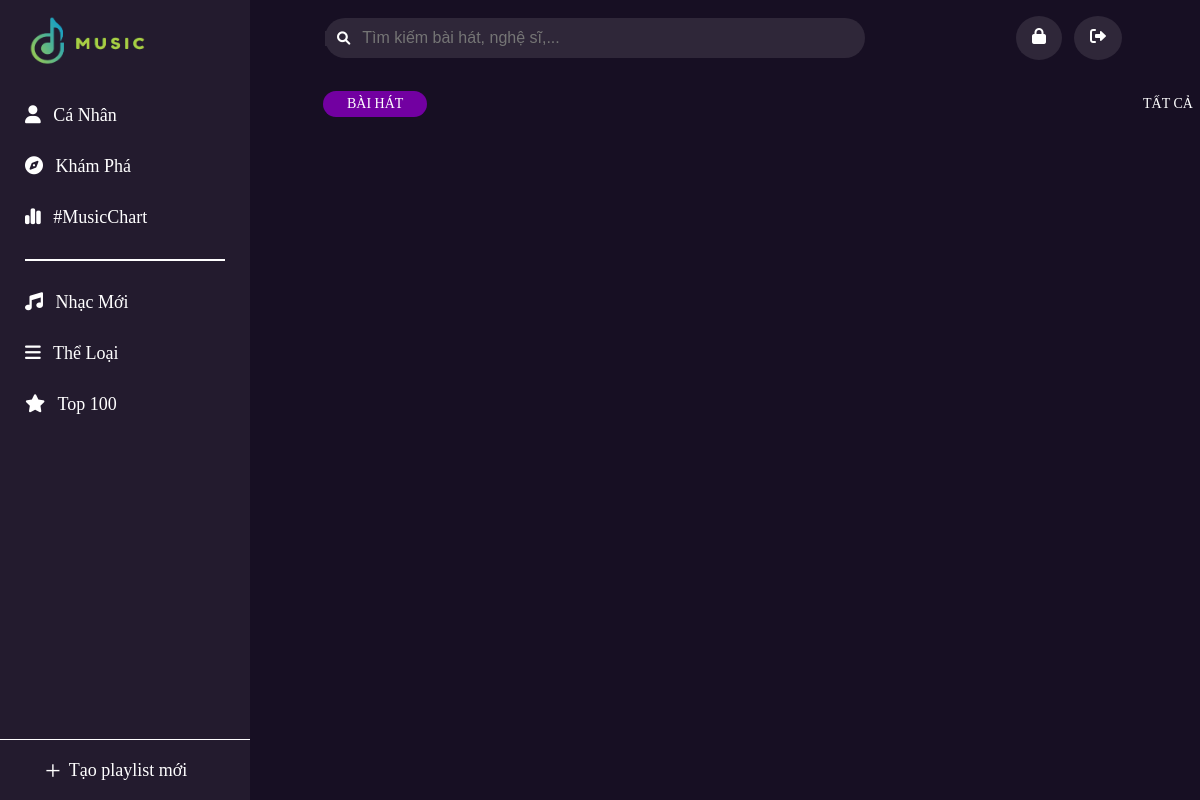
/user/category.php (signed in), run on an earlier commit of the app's database.
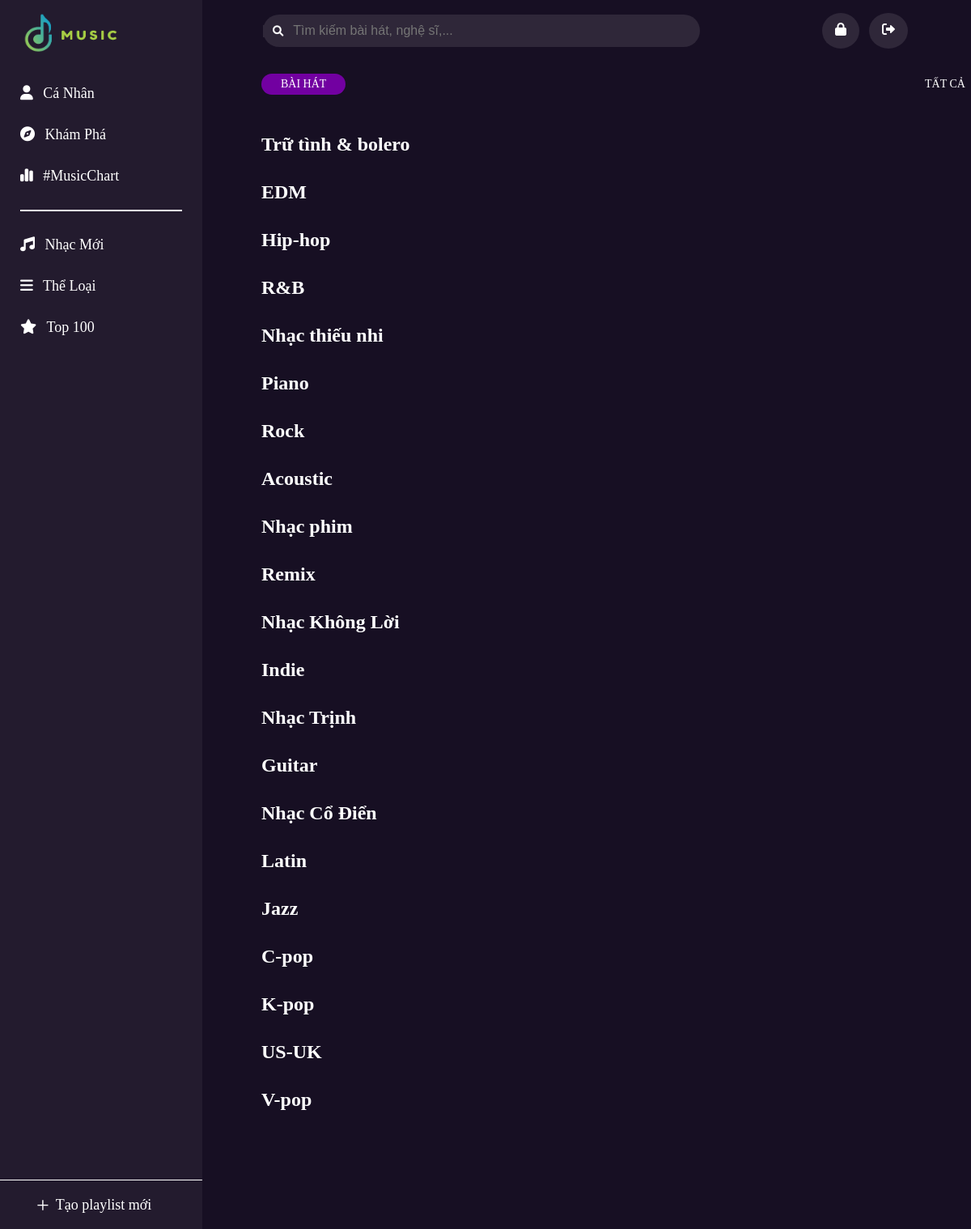
And on a later commit of the database.
### tables this page shows
CREATE TABLE `categorys` (
  `id` int(11) NOT NULL,
  `name` varchar(40) NOT NULL,
  `numberOfsong` int(11) NOT NULL,
  `follow` int(11) NOT NULL,
  `date` datetime NOT NULL
);

### user/category.php (the view, shortened to what this page needs)
<?php
require_once('connectdb.php');
?>
<!DOCTYPE html>
<html lang="en">
<head>
    <link rel="stylesheet" href="../assets/css/style.css">
    <link rel="stylesheet" href="../assets/fonts/fontawesome-free-6.1.1-web/css/all.min.css">
</head>
<body>
    <div class="app">
        <?php
        require_once('../includes/Sidebar/SidebarUser.php')
        ?>
        <div class="container">
            <?php
            require_once('../includes/Header/HeaderUser.php')
            ?>
            <div class="grid wide container-tablet container-mobile">
                <div class="row mt-32 music-new-mobile" id="NewMusicTitle">
                    <div class="col l-12 m-12 c-12">
                        <h1 class="container__today">Mới phát hành</h1>
                    </div>
                    <div class="col l-12 m-12 c-12">
                        <div class="row container__choose">
                            <div class="container__album col l-10 m-8 c-8">
                                <p class="container__album-song">Bài Hát</p>
                            </div>
                            <p class="container__album-all col l-2 m-4 c-4">
                                <a href="../user/new_music.php" style="color: white">
                                    Tất cả
                                </a>
                            </p>
                        </div>
                    </div>
                </div>
                <?php
                    $sql = "SELECT *  FROM categorys";
                    $result = $conn->query($sql);
                    if ($result->num_rows > 0) {
                        while($row = $result->fetch_assoc()){
                    ?>
                        <div class="row category__list">
                            <div class="col l-12 m-12 c-12">
                                <h1 class="container__today"><?=$row['name']?></h1>
                            </div>
                        </div>
                    <?php
                        }
                    }
                ?>
            </div>
        </div>
    </div>
</body>
</html>

### includes/Sidebar/SidebarUser.php (shortened to what this page needs)
<header class="header">
    <div class="header__playlist-add">
        <i class="fa-regular fa-plus"></i>
        <span class="hide-on-tablet">Tạo playlist mới</span>
    </div>
    <div class="header__logo">
        <a href="../user/home.php">
            <img src="../assets/images/music_logo.png" alt="" class="header__logo-img">
        </a>
    </div>
    <div class="header__content">
        <ul class="header__list">
            <li class="header__item">
                <a href="../user/personal.php" class="header__item-link">
                    <i class="fa-solid fa-user"></i>
                    <span>Cá Nhân</span>
                </a>
            </li>
            <li class="header__item">
                <a href="../user/home.php#NewMusicToday" class="header__item-link">
                    <i class="fa-solid fa-compass"></i>
                    <span>Khám Phá</span>
                </a>
            </li>
            <li class="header__item">
                <a href="../../user/music_chart.php" class="header__item-link">
                    <i class="fa-solid fa-chart-simple"></i>
                    <span>#MusicChart</span>
                </a>
            </li>
        </ul>
        <div class="header__list-separate"></div>
        <ul class="header__list">
            <li class="header__item">
                <a href="../../user/new_music.php" class="header__item-link">
                    <i class="fa-solid fa-music"></i>
                    <span>Nhạc Mới</span>
                </a>
            </li>
            <li class="header__item">
                <a href="../../user/category.php" class="header__item-link">
                    <i class="fa-solid fa-bars"></i>
                    <span>Thể Loại</span>
                </a>
            </li>
            <li class="header__item">
                <a href="../../user/top100.php" class="header__item-link">
                    <i class="fa-solid fa-star"></i>
                    <span>Top 100</span>
                </a>
            </li>
        </ul>
    </div>
</header>

### includes/Header/headerUser.php (shortened to what this page needs)
<div class="container__header">
    <div class="container__header-search">
        <div class="container__header-with-search">
            <form method="post" action="search.php">
                <button type="submit" id="btnSubmit" name="btnSubmit" style="border:none;background-color:#2f2739"><i class="fa-solid fa-magnifying-glass"></i></button>
                <input type="text" id="search" name="search" placeholder="Tìm kiếm bài hát, nghệ sĩ,..." class="container__header-with-search-input">
            </form>
        </div>
    </div>
    <div class="container__header-control">
        <a href="../change_password.php" class="container__header-control-item">
            <i class="fa-solid fa-lock"></i>
        </a>
        <a href="../logout.php" class="container__header-control-item">
            <i class="fa-solid fa-right-from-bracket"></i>
        </a>
    </div>
</div>

What changed in the data, as far as the page shows it:
added categorys: name "Trữ tình & bolero"
added categorys: name "EDM"
added categorys: name "Hip-hop"
added categorys: name "R&B"
added categorys: name "Nhạc thiếu nhi"
added categorys: name "Piano"
added categorys: name "Rock"
added categorys: name "Acoustic"
added categorys: name "Nhạc phim"
added categorys: name "Remix"
added categorys: name "Nhạc Không Lời"
added categorys: name "Indie"
added categorys: name "Nhạc Trịnh"
added categorys: name "Guitar"
added categorys: name "Nhạc Cổ Điển"
added categorys: name "Latin"
added categorys: name "Jazz"
added categorys: name "C-pop"
added categorys: name "K-pop"
added categorys: name "US-UK"
added categorys: name "V-pop"
